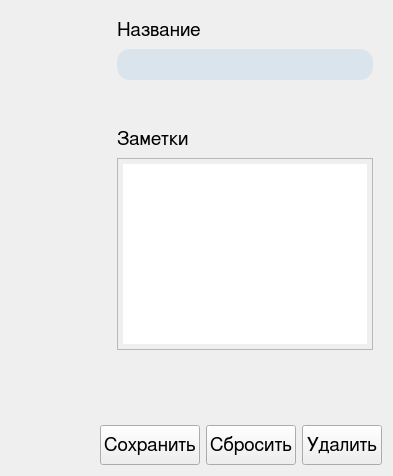
          <widget class="QWidget" name="serSettingsPage">
           <layout class="QVBoxLayout" name="verticalLayout_10">
            <item>
             <layout class="QHBoxLayout" name="horizontalLayout_10">
              <property name="spacing">
               <number>9</number>
              </property>
              <property name="leftMargin">
               <number>9</number>
              </property>
              <property name="topMargin">
               <number>9</number>
              </property>
              <property name="rightMargin">
               <number>9</number>
              </property>
              <property name="bottomMargin">
               <number>9</number>
              </property>
              <item>
               <layout class="QVBoxLayout" name="prevSetLayout">
                <item>
                 <widget class="QWidget" name="prevSetWidget" native="true">
                  <property name="styleSheet">
                   <string notr="true">
border-radius: 10px;</string>
                  </property>
                  <layout class="QGridLayout" name="gridLayout_7">
                   <property name="leftMargin">
                    <number>0</number>
                   </property>
                   <property name="topMargin">
                    <number>0</number>
                   </property>
                   <property name="rightMargin">
                    <number>0</number>
                   </property>
                   <property name="bottomMargin">
                    <number>0</number>
                   </property>
                   <item row="0" column="0">
                    <layout class="QVBoxLayout" name="verticalLayout_6">
                     <property name="bottomMargin">
                      <number>9</number>
                     </property>
                     <item>
                      <widget class="QLabel" name="prevImage">
                       <property name="text">
                        <string/>
                       </property>
                      </widget>
                     </item>
                     <item>
                      <layout class="QHBoxLayout" name="horizontalLayout">
                       <property name="leftMargin">
                        <number>9</number>
                       </property>
                       <property name="rightMargin">
                        <number>9</number>
                       </property>
                       <item>
                        <widget class="QPushButton" name="chooseFileBut">
                         <property name="styleSheet">
                          <string notr="true">QPushButton {
  background-color: rgb(218, 228, 237);
  border: none;
  border-radius: 5px;
  color: black;
  padding: 3px;
}

QPushButton:hover {
  background-color: #fafafa;
}

QPushButton:pressed {
  background-color: #eeeeee;
}:w</string>
                         </property>
                         <property name="text">
                          <string/>
                         </property>
                         <property name="icon">
                          <iconset>
                           <normaloff>media/image-redo.svg</normaloff>media/image-redo.svg</iconset>
                         </property>
                         <property name="iconSize">
                          <size>
                           <width>24</width>
                           <height>24</height>
                          </size>
                         </property>
                        </widget>
                       </item>
                       <item>
                        <widget class="QPushButton" name="deletePrev">
                         <property name="styleSheet">
                          <string notr="true">QPushButton {
  background-color: rgb(218, 228, 237);
  border: none;
  border-radius: 5px;
  color: black;
  padding: 3px;
}

QPushButton:hover {
  background-color: #fafafa;
}

QPushButton:pressed {
  background-color: #eeeeee;
}:w</string>
                         </property>
                         <property name="text">
                          <string/>
                         </property>
                         <property name="icon">
                          <iconset>
                           <normaloff>media/trash.png</normaloff>media/trash.png</iconset>
                         </property>
                         <property name="iconSize">
                          <size>
                           <width>24</width>
                           <height>24</height>
                          </size>
                         </property>
                        </widget>
                       </item>
                      </layout>
                     </item>
                    </layout>
                   </item>
                  </layout>
                 </widget>
                </item>
                <item>
                 <spacer name="verticalSpacer_4">
                  <property name="orientation">
                   <enum>Qt::Vertical</enum>
                  </property>
                  <property name="sizeHint" stdset="0">
                   <size>
                    <width>20</width>
                    <height>40</height>
                   </size>
                  </property>
                 </spacer>
                </item>
               </layout>
              </item>
              <item>
               <layout class="QVBoxLayout" name="verticalLayout_11">
                <item>
                 <widget class="QLabel" name="label_5">
                  <property name="font">
                   <font>
                    <family>FreeSans</family>
                    <pointsize>14</pointsize>
                   </font>
                  </property>
                  <property name="styleSheet">
                   <string notr="true">color: black</string>
                  </property>
                  <property name="text">
                   <string>Название</string>
                  </property>
                 </widget>
                </item>
                <item>
                 <widget class="QLineEdit" name="serialNameLbl">
                  <property name="styleSheet">
                   <string notr="true">QLineEdit {
  background-color: rgb(218, 228, 237);
  border: none;
  border-radius: 13px;
  color: black;
  font-size: 18px;
  padding: 4px 10px;
  text-align: left;
}</string>
                  </property>
                 </widget>
                </item>
                <item>
                 <spacer name="verticalSpacer_3">
                  <property name="orientation">
                   <enum>Qt::Vertical</enum>
                  </property>
                  <property name="sizeHint" stdset="0">
                   <size>
                    <width>20</width>
                    <height>40</height>
                   </size>
                  </property>
                 </spacer>
                </item>
                <item>
                 <widget class="QLabel" name="label_4">
                  <property name="font">
                   <font>
                    <family>FreeSans</family>
                    <pointsize>14</pointsize>
                   </font>
                  </property>
                  <property name="styleSheet">
                   <string notr="true">color: black</string>
                  </property>
                  <property name="text">
                   <string>Заметки</string>
                  </property>
                 </widget>
                </item>
                <item>
                 <widget class="QTextEdit" name="noteTextEdit">
                  <property name="styleSheet">
                   <string notr="true">color: black;
padding: 5px;</string>
                  </property>
                 </widget>
                </item>
               </layout>
              </item>
             </layout>
            </item>
            <item>
             <spacer name="verticalSpacer_2">
              <property name="orientation">
               <enum>Qt::Vertical</enum>
              </property>
              <property name="sizeHint" stdset="0">
               <size>
                <width>20</width>
                <height>40</height>
               </size>
              </property>
             </spacer>
            </item>
            <item>
             <widget class="QLabel" name="label_6">
              <property name="text">
               <string/>
              </property>
             </widget>
            </item>
            <item>
             <layout class="QHBoxLayout" name="horizontalLayout_5">
              <item>
               <spacer name="horizontalSpacer_2">
                <property name="orientation">
                 <enum>Qt::Horizontal</enum>
                </property>
                <property name="sizeHint" stdset="0">
                 <size>
                  <width>40</width>
                  <height>20</height>
                 </size>
                </property>
               </spacer>
              </item>
              <item>
               <widget class="QPushButton" name="saveSerBt">
                <property name="minimumSize">
                 <size>
                  <width>0</width>
                  <height>40</height>
                 </size>
                </property>
                <property name="font">
                 <font>
                  <family>FreeSans</family>
                  <pointsize>14</pointsize>
                 </font>
                </property>
                <property name="styleSheet">
                 <string notr="true">QPushButton {
  background-color: rgb(218, 228, 237);
  border: none;
  border-radius: 5px;
  color: black;
  padding: 3px;
}

QPushButton:hover {
  background-color: #fafafa;
}

QPushButton:pressed {
  background-color: #eeeeee;
}:w</string>
                </property>
                <property name="text">
                 <string>Сохранить</string>
                </property>
                <property name="icon">
                 <iconset>
                  <normaloff>media/save.svg</normaloff>media/save.svg</iconset>
                </property>
                <property name="iconSize">
                 <size>
                  <width>24</width>
                  <height>24</height>
                 </size>
                </property>
               </widget>
              </item>
              <item>
               <widget class="QPushButton" name="clearSerBt">
                <property name="minimumSize">
                 <size>
                  <width>0</width>
                  <height>40</height>
                 </size>
                </property>
                <property name="font">
                 <font>
                  <family>FreeSans</family>
                  <pointsize>14</pointsize>
                 </font>
                </property>
                <property name="styleSheet">
                 <string notr="true">QPushButton {
  background-color: rgb(218, 228, 237);
  border: none;
  border-radius: 5px;
  color: black;
  padding: 3px;
}

QPushButton:hover {
  background-color: #fafafa;
}

QPushButton:pressed {
  background-color: #eeeeee;
}:w</string>
                </property>
                <property name="text">
                 <string>Сбросить</string>
                </property>
                <property name="icon">
                 <iconset>
                  <normaloff>media/clear.png</normaloff>media/clear.png</iconset>
                </property>
                <property name="iconSize">
                 <size>
                  <width>24</width>
                  <height>24</height>
                 </size>
                </property>
               </widget>
              </item>
              <item>
               <widget class="QPushButton" name="deleteSerBt">
                <property name="minimumSize">
                 <size>
                  <width>0</width>
                  <height>40</height>
                 </size>
                </property>
                <property name="font">
                 <font>
                  <family>FreeSans</family>
                  <pointsize>14</pointsize>
                 </font>
                </property>
                <property name="styleSheet">
                 <string notr="true">QPushButton {
  background-color: rgb(218, 228, 237);
  border: none;
  border-radius: 5px;
  color: black;
  padding: 3px;
}

QPushButton:hover {
  background-color: #fafafa;
}

QPushButton:pressed {
  background-color: #eeeeee;
}:w</string>
                </property>
                <property name="text">
                 <string>Удалить</string>
                </property>
                <property name="icon">
                 <iconset>
                  <normaloff>media/trash.png</normaloff>media/trash.png</iconset>
                </property>
                <property name="iconSize">
                 <size>
                  <width>24</width>
                  <height>24</height>
                 </size>
                </property>
               </widget>
              </item>
             </layout>
            </item>
           </layout>
          </widget>
